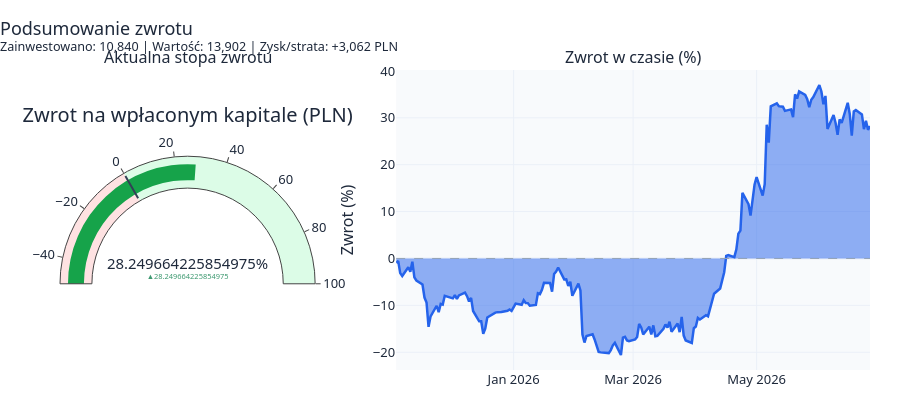

The code cell stored with this chart in its notebook:
### Markdown cell above
## Aktualna stopa zwrotu

### Code cell
plot_return_dashboard(nav, REPORT_CURRENCY).show()

### Figure 1 — Plotly figure (JSON) as saved in the notebook; plotly's stock layout.template omitted (floating-point values rounded to 4 significant figures; data arrays with more than 128 entries replaced by an {"elided": "..."} marker saying what was removed)
{"data": [{"delta": {"reference": 0, "valueformat": "+.2f"}, "domain": {"x": [0, 0.315], "y": [0, 1]}, "gauge": {"axis": {"range": [-50, 100]}, "bar": {"color": "#16a34a"}, "steps": [{"color": "#fee2e2", "range": [-50, 0]}, {"color": "#dcfce7", "range": [0, 100]}], "threshold": {"line": {"color": "#334155", "width": 2}, "thickness": 0.8, "value": 0}}, "mode": "gauge+number+delta", "number": {"suffix": "%", "valueformat": "+.2f"}, "title": {"text": "Zwrot na wpłaconym kapitale (PLN)"}, "type": "indicator", "value": 28.25}, {"fill": "tozeroy", "line": {"color": "#2563eb", "width": 2.5}, "mode": "lines", "name": "Zwrot %", "type": "scatter", "x": {"elided": "167 str values"}, "xaxis": "x", "y": {"elided": "167 float values"}, "yaxis": "y"}, {"hoverinfo": "skip", "line": {"color": "#94a3b8", "dash": "dash", "width": 1}, "mode": "lines", "showlegend": false, "type": "scatter", "x": ["2025-11-04T00:00:00", "2026-06-26T00:00:00"], "xaxis": "x", "y": [0, 0], "yaxis": "y"}], "layout": {"annotations": [{"font": {"size": 16}, "showarrow": false, "text": "Aktualna stopa zwrotu", "x": 0.1575, "xanchor": "center", "xref": "paper", "y": 1, "yanchor": "bottom", "yref": "paper"}, {"font": {"size": 16}, "showarrow": false, "text": "Zwrot w czasie (%)", "x": 0.7075, "xanchor": "center", "xref": "paper", "y": 1, "yanchor": "bottom", "yref": "paper"}], "font": {"color": "#1e293b", "family": "Segoe UI, Arial, sans-serif", "size": 13}, "height": 420, "hovermode": "x unified", "legend": {"orientation": "h", "x": 0, "xanchor": "left", "y": 1.02, "yanchor": "bottom"}, "margin": {"b": 50, "l": 60, "r": 30, "t": 70}, "paper_bgcolor": "#ffffff", "plot_bgcolor": "#f8fafc", "showlegend": false, "title": {"text": "Podsumowanie zwrotu<br><sup>Zainwestowano: 10,840 | Wartość: 13,902 | Zysk/strata: +3,062 PLN</sup>", "x": 0}, "xaxis": {"anchor": "y", "domain": [0.415, 1]}, "yaxis": {"anchor": "x", "domain": [0, 1], "title": {"text": "Zwrot (%)"}}}}
